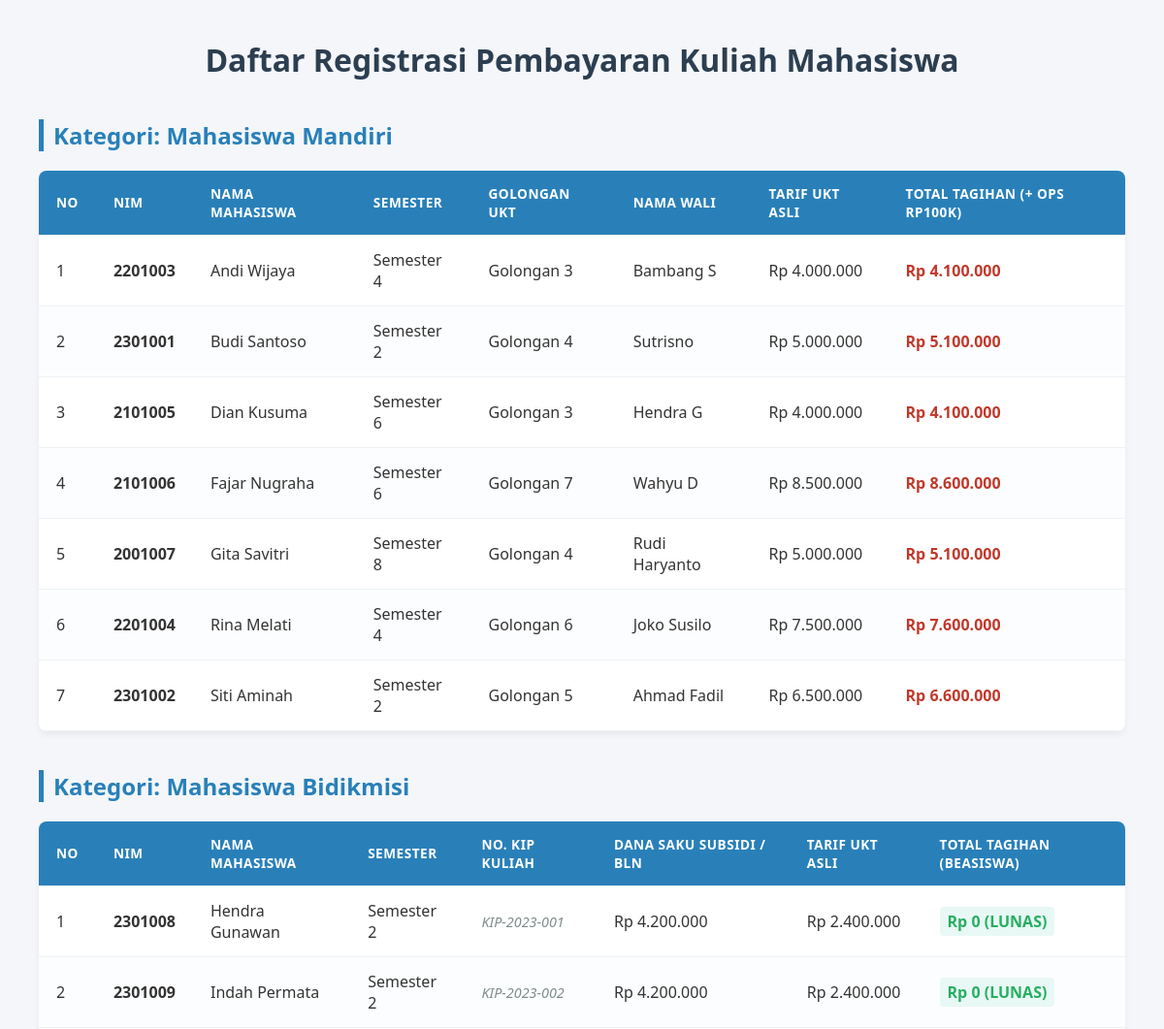
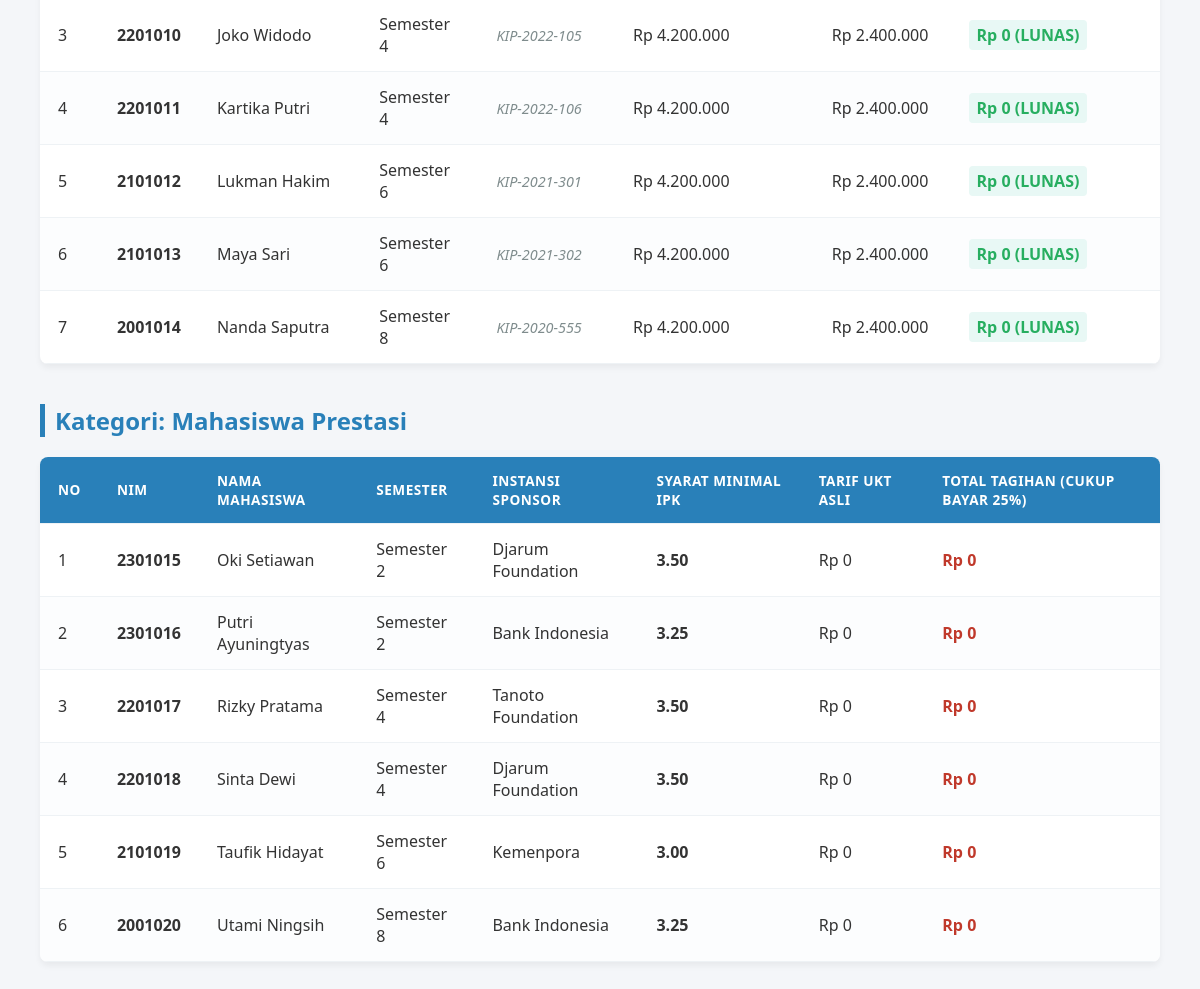
The page / on the database its author committed (2 pictures, top to bottom).
### tables this page shows
CREATE TABLE `tabel_mahasiswa` (
  `id_mahasiswa` int NOT NULL,
  `nama_mahasiswa` varchar(100) NOT NULL,
  `nim` varchar(20) NOT NULL,
  `semester` int NOT NULL,
  `tarif_ukt_nominal` decimal(12,2) NOT NULL,
  `jenis_pembiayaan` enum('Mandiri','Bidikmisi','Prestasi') NOT NULL,
  `golongan_ukt` varchar(20) DEFAULT NULL,
  `nama_wali` varchar(100) DEFAULT NULL,
  `nomor_kip_kuliah` varchar(50) DEFAULT NULL,
  `dana_saku_subsidi` decimal(12,2) DEFAULT NULL,
  `nama_instansi_beasiswa` varchar(100) DEFAULT NULL,
  `minimal_ipk_syarat` decimal(3,2) DEFAULT NULL
);

### Mahasiswa.php (called while the page is built, shortened)
<?php
abstract class Mahasiswa {
    protected $nim;
    protected $semester;
    protected $tarifUktNominal;
    protected $nama_mahasiswa;
    public function __construct($id_mahasiswa, $nama_mahasiswa, $nim, $semester, $tarifUktNominal, $jenis_pembiayaan) {
        $this->nama_mahasiswa = $nama_mahasiswa;
        $this->nim = $nim;
        $this->semester = $semester;
        $this->tarifUktNominal = $tarifUktNominal;
    }
    public function getNamaMahasiswa() { return $this->nama_mahasiswa; }
    public function getNim() { return $this->nim; }
    public function getSemester() { return $this->semester; }
    public function getTarifUktNominal() { return $this->tarifUktNominal; }
}
?>

### MahasiswaMandiri.php (called while the page is built, shortened)
<?php
require_once 'Mahasiswa.php';
class MahasiswaMandiri extends Mahasiswa {
    private $golonganUkt;
    private $namaWali;
    public function __construct($id_mahasiswa, $nama_mahasiswa, $nim, $semester, $tarifUktNominal, $jenis_pembiayaan, $golonganUkt, $namaWali) {
        $this->golonganUkt = $golonganUkt;
        $this->namaWali = $namaWali;
    }
    public function hitungTagihanSemester() {
        return $this->tarifUktNominal + 100000;
    }
    public function getGolonganUkt() { return $this->golonganUkt; }
    public function getNamaWali() { return $this->namaWali; }
}
?>

### MahasiswaBidikmisi.php (called while the page is built, shortened)
<?php
require_once 'Mahasiswa.php';
class MahasiswaBidikmisi extends Mahasiswa {
    private $nomorKipKuliah;
    private $danaSakuSubsidi;
    public function __construct($id_mahasiswa, $nama_mahasiswa, $nim, $semester, $tarifUktNominal, $jenis_pembiayaan, $nomorKipKuliah, $danaSakuSubsidi) {
        $this->nomorKipKuliah = $nomorKipKuliah;
        $this->danaSakuSubsidi = $danaSakuSubsidi;
    }
    public function hitungTagihanSemester() {
        return 0;
    }
    public function getNomorKipKuliah() { return $this->nomorKipKuliah; }
    public function getDanaSakuSubsidi() { return $this->danaSakuSubsidi; }
}
?>

### MahasiswaPrestasi.php (called while the page is built, shortened)
<?php
require_once 'Mahasiswa.php';
class MahasiswaPrestasi extends Mahasiswa {
    private $namaInstansiBeasiswa;
    private $minimalIpkSyarat;
    public function __construct($id_mahasiswa, $nama_mahasiswa, $nim, $semester, $tarifUktNominal, $jenis_pembiayaan, $namaInstansiBeasiswa, $minimalIpkSyarat) {
        $this->namaInstansiBeasiswa = $namaInstansiBeasiswa;
        $this->minimalIpkSyarat = $minimalIpkSyarat;
    }
    public function hitungTagihanSemester() {
        return $this->tarifUktNominal * 0.25;
    }
    public function getNamaInstansiBeasiswa() { return $this->namaInstansiBeasiswa; }
    public function getMinimalIpkSyarat() { return $this->minimalIpkSyarat; }
}
?>

### index.php (the view, shortened to what this page needs)
<?php
require_once 'MahasiswaMandiri.php';
require_once 'MahasiswaBidikmisi.php';
require_once 'MahasiswaPrestasi.php';
$database = new Database();
$dbConn = $database->hubungkan();
$sql = "SELECT * FROM tabel_mahasiswa ORDER BY jenis_pembiayaan, nama_mahasiswa ASC";
$stmt = $dbConn->query($sql);
$semuaData = $stmt->fetchAll();
$listMandiri = [];
$listBidikmisi = [];
$listPrestasi = [];
foreach ($semuaData as $row) {
    if ($row->jenis_pembiayaan == 'Mandiri') {
        $listMandiri[] = new MahasiswaMandiri(
            $row->id_mahasiswa, $row->nama_mahasiswa, $row->nim, $row->semester,
            $row->tarif_ukt_nominal, $row->jenis_pembiayaan, $row->golongan_ukt, $row->nama_wali
        );
    } elseif ($row->jenis_pembiayaan == 'Bidikmisi') {
        $listBidikmisi[] = new MahasiswaBidikmisi(
            $row->id_mahasiswa, $row->nama_mahasiswa, $row->nim, $row->semester,
            $row->tarif_ukt_nominal, $row->jenis_pembiayaan, $row->nomor_kip_kuliah, $row->dana_saku_subsidi
        );
    } elseif ($row->jenis_pembiayaan == 'Prestasi') {
        $listPrestasi[] = new MahasiswaPrestasi(
            $row->id_mahasiswa, $row->nama_mahasiswa, $row->nim, $row->semester,
            $row->tarif_ukt_nominal, $row->jenis_pembiayaan, $row->nama_instansi_beasiswa, $row->minimal_ipk_syarat
        );
    }
}
?>
<!DOCTYPE html>
<html lang="id">
<head>
</head>
<body>
    <h1>Daftar Registrasi Pembayaran Kuliah Mahasiswa</h1>
    <h2>Kategori: Mahasiswa Mandiri</h2>
    <table>
        <thead>
            <tr>
                <th width="5%">No</th>
                <th>NIM</th>
                <th>Nama Mahasiswa</th>
                <th>Semester</th>
                <th>Golongan UKT</th>
                <th>Nama Wali</th>
                <th>Tarif UKT Asli</th>
                <th>Total Tagihan (+ Ops Rp100k)</th>
            </tr>
        </thead>
        <tbody>
            <?php if (empty($listMandiri)): ?>
                <tr><td colspan="8" style="text-align:center;">Tidak ada data mahasiswa mandiri.</td></tr>
            <?php else: ?>
                <?php $no = 1; foreach ($listMandiri as $mhs): ?>
                <tr>
                    <td><?= $no++ ?></td>
                    <td><strong><?= $mhs->getNim() ?></strong></td>
                    <td><?= $mhs->getNamaMahasiswa() ?></td>
                    <td>Semester <?= $mhs->getSemester() ?></td>
                    <td><?= $mhs->getGolonganUkt() ?></td>
                    <td><?= $mhs->getNamaWali() ?></td>
                    <td>Rp <?= number_format($mhs->getTarifUktNominal(), 0, ',', '.') ?></td>
                    <td class="tagihan">Rp <?= number_format($mhs->hitungTagihanSemester(), 0, ',', '.') ?></td>
                </tr>
                <?php endforeach; ?>
            <?php endif; ?>
        </tbody>
    </table>
    <h2>Kategori: Mahasiswa Bidikmisi</h2>
    <table>
        <thead>
            <tr>
                <th width="5%">No</th>
                <th>NIM</th>
                <th>Nama Mahasiswa</th>
                <th>Semester</th>
                <th>No. KIP Kuliah</th>
                <th>Dana Saku Subsidi / Bln</th>
                <th>Tarif UKT Asli</th>
                <th>Total Tagihan (Beasiswa)</th>
            </tr>
        </thead>
        <tbody>
            <?php if (empty($listBidikmisi)): ?>
                <tr><td colspan="8" style="text-align:center;">Tidak ada data mahasiswa bidikmisi.</td></tr>
            <?php else: ?>
                <?php $no = 1; foreach ($listBidikmisi as $mhs): ?>
                <tr>
                    <td><?= $no++ ?></td>
                    <td><strong><?= $mhs->getNim() ?></strong></td>
                    <td><?= $mhs->getNamaMahasiswa() ?></td>
                    <td>Semester <?= $mhs->getSemester() ?></td>
                    <td><span class="info-tambahan"><?= $mhs->getNomorKipKuliah() ?></span></td>
                    <td>Rp <?= number_format($mhs->getDanaSakuSubsidi(), 0, ',', '.') ?></td>
                    <td>Rp <?= number_format($mhs->getTarifUktNominal(), 0, ',', '.') ?></td>
                    <td><span class="gratis">Rp <?= number_format($mhs->hitungTagihanSemester(), 0, ',', '.') ?> (LUNAS)</span></td>
                </tr>
                <?php endforeach; ?>
            <?php endif; ?>
        </tbody>
    </table>
    <h2>Kategori: Mahasiswa Prestasi</h2>
    <table>
        <thead>
            <tr>
                <th width="5%">No</th>
                <th>NIM</th>
                <th>Nama Mahasiswa</th>
                <th>Semester</th>
                <th>Instansi Sponsor</th>
                <th>Syarat Minimal IPK</th>
                <th>Tarif UKT Asli</th>
                <th>Total Tagihan (Cukup Bayar 25%)</th>
            </tr>
        </thead>
        <tbody>
            <?php if (empty($listPrestasi)): ?>
                <tr><td colspan="8" style="text-align:center;">Tidak ada data mahasiswa prestasi.</td></tr>
            <?php else: ?>
                <?php $no = 1; foreach ($listPrestasi as $mhs): ?>
                <tr>
                    <td><?= $no++ ?></td>
                    <td><strong><?= $mhs->getNim() ?></strong></td>
                    <td><?= $mhs->getNamaMahasiswa() ?></td>
                    <td>Semester <?= $mhs->getSemester() ?></td>
                    <td><?= $mhs->getNamaInstansiBeasiswa() ?></td>
                    <td><strong><?= number_format($mhs->getMinimalIpkSyarat(), 2) ?></strong></td>
                    <td>Rp <?= number_format($mhs->getTarifUktNominal(), 0, ',', '.') ?></td>
                    <td class="tagihan">Rp <?= number_format($mhs->hitungTagihanSemester(), 0, ',', '.') ?></td>
                </tr>
                <?php endforeach; ?>
            <?php endif; ?>
        </tbody>
    </table>
</body>
</html>

### index.php (style rules this page uses)
body { font-family: 'Segoe UI', Tahoma, Geneva, Verdana, sans-serif; margin: 40px; background-color: #f4f6f9; color: #333; }
h1 { text-align: center; color: #2c3e50; margin-bottom: 30px; }
h2 { color: #2980b9; border-left: 5px solid #2980b9; padding-left: 10px; margin-top: 40px; font-size: 1.5rem; }
table { width: 100%; border-collapse: collapse; margin-top: 15px; background-color: #fff; box-shadow: 0 4px 6px rgba(0,0,0,0.05); border-radius: 8px; overflow: hidden; }
th, td { padding: 14px 18px; text-align: left; border-bottom: 1px solid #eef2f5; }
th { background-color: #2980b9; color: white; font-weight: 600; text-transform: uppercase; font-size: 0.85rem; letter-spacing: 0.5px; }
tr:nth-child(even) { background-color: #fcfdfe; }
.tagihan { font-weight: bold; color: #c0392b; }
.gratis { font-weight: bold; color: #27ae60; background-color: #e8f8f5; padding: 4px 8px; border-radius: 4px; display: inline-block; }
.info-tambahan { font-size: 0.9rem; color: #7f8c8d; font-style: italic; }

### rows shown on the page
tabel_mahasiswa: nim "2201003", nama_mahasiswa "Andi Wijaya", semester "4", golongan_ukt "Golongan 3", nama_wali "Bambang S", tarif_ukt_nominal "4.000.000", tarif_ukt_nominal "4.100.000"
tabel_mahasiswa: nim "2301001", nama_mahasiswa "Budi Santoso", semester "2", golongan_ukt "Golongan 4", nama_wali "Sutrisno", tarif_ukt_nominal "5.000.000", tarif_ukt_nominal "5.100.000"
tabel_mahasiswa: nim "2101005", nama_mahasiswa "Dian Kusuma", semester "6", golongan_ukt "Golongan 3", nama_wali "Hendra G", tarif_ukt_nominal "4.000.000", tarif_ukt_nominal "4.100.000"
tabel_mahasiswa: nim "2101006", nama_mahasiswa "Fajar Nugraha", semester "6", golongan_ukt "Golongan 7", nama_wali "Wahyu D", tarif_ukt_nominal "8.500.000", tarif_ukt_nominal "8.600.000"
tabel_mahasiswa: nim "2001007", nama_mahasiswa "Gita Savitri", semester "8", golongan_ukt "Golongan 4", nama_wali "Rudi Haryanto", tarif_ukt_nominal "5.000.000", tarif_ukt_nominal "5.100.000"
tabel_mahasiswa: nim "2201004", nama_mahasiswa "Rina Melati", semester "4", golongan_ukt "Golongan 6", nama_wali "Joko Susilo", tarif_ukt_nominal "7.500.000", tarif_ukt_nominal "7.600.000"
tabel_mahasiswa: nim "2301002", nama_mahasiswa "Siti Aminah", semester "2", golongan_ukt "Golongan 5", nama_wali "Ahmad Fadil", tarif_ukt_nominal "6.500.000", tarif_ukt_nominal "6.600.000"
tabel_mahasiswa: nim "2301008", nama_mahasiswa "Hendra Gunawan", semester "2", nomor_kip_kuliah "KIP-2023-001", dana_saku_subsidi "4.200.000", tarif_ukt_nominal "2.400.000", hitungTagihanSemester "0"
tabel_mahasiswa: nim "2301009", nama_mahasiswa "Indah Permata", semester "2", nomor_kip_kuliah "KIP-2023-002", dana_saku_subsidi "4.200.000", tarif_ukt_nominal "2.400.000", hitungTagihanSemester "0"
tabel_mahasiswa: nim "2201010", nama_mahasiswa "Joko Widodo", semester "4", nomor_kip_kuliah "KIP-2022-105", dana_saku_subsidi "4.200.000", tarif_ukt_nominal "2.400.000", hitungTagihanSemester "0"
tabel_mahasiswa: nim "2201011", nama_mahasiswa "Kartika Putri", semester "4", nomor_kip_kuliah "KIP-2022-106", dana_saku_subsidi "4.200.000", tarif_ukt_nominal "2.400.000", hitungTagihanSemester "0"
tabel_mahasiswa: nim "2101012", nama_mahasiswa "Lukman Hakim", semester "6", nomor_kip_kuliah "KIP-2021-301", dana_saku_subsidi "4.200.000", tarif_ukt_nominal "2.400.000", hitungTagihanSemester "0"
tabel_mahasiswa: nim "2101013", nama_mahasiswa "Maya Sari", semester "6", nomor_kip_kuliah "KIP-2021-302", dana_saku_subsidi "4.200.000", tarif_ukt_nominal "2.400.000", hitungTagihanSemester "0"
tabel_mahasiswa: nim "2001014", nama_mahasiswa "Nanda Saputra", semester "8", nomor_kip_kuliah "KIP-2020-555", dana_saku_subsidi "4.200.000", tarif_ukt_nominal "2.400.000", hitungTagihanSemester "0"
tabel_mahasiswa: nim "2301015", nama_mahasiswa "Oki Setiawan", semester "2", nama_instansi_beasiswa "Djarum Foundation", minimal_ipk_syarat "3.50", tarif_ukt_nominal "0"
tabel_mahasiswa: nim "2301016", nama_mahasiswa "Putri Ayuningtyas", semester "2", nama_instansi_beasiswa "Bank Indonesia", minimal_ipk_syarat "3.25", tarif_ukt_nominal "0"
tabel_mahasiswa: nim "2201017", nama_mahasiswa "Rizky Pratama", semester "4", nama_instansi_beasiswa "Tanoto Foundation", minimal_ipk_syarat "3.50", tarif_ukt_nominal "0"
tabel_mahasiswa: nim "2201018", nama_mahasiswa "Sinta Dewi", semester "4", nama_instansi_beasiswa "Djarum Foundation", minimal_ipk_syarat "3.50", tarif_ukt_nominal "0"
tabel_mahasiswa: nim "2101019", nama_mahasiswa "Taufik Hidayat", semester "6", nama_instansi_beasiswa "Kemenpora", minimal_ipk_syarat "3.00", tarif_ukt_nominal "0"
tabel_mahasiswa: nim "2001020", nama_mahasiswa "Utami Ningsih", semester "8", nama_instansi_beasiswa "Bank Indonesia", minimal_ipk_syarat "3.25", tarif_ukt_nominal "0"
